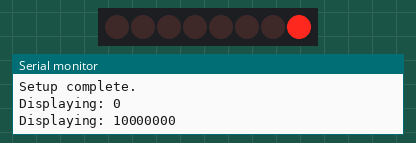
The sketch below on a simulated Arduino Uno, built with avr-gcc and run on an emulated ATmega328P. On the bench: 8 shift-register outputs drawn as a row of LEDs (first output left, lit = HIGH), the last lines printed to the serial monitor. Wiring (inferred from the names in the program): shift register (74HC595): data pin 5; shift clock pin 3; latch pin 4. Wiring (inferred from the signals the program sends): row of LEDs: on Q0, Q1, Q2, Q3, Q4, Q5, Q6, Q7.

Above: at 0.6 s.
At 5.1 s:
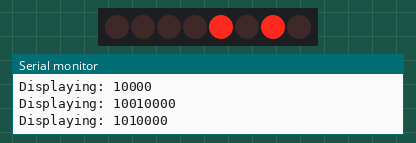
At 10.1 s:
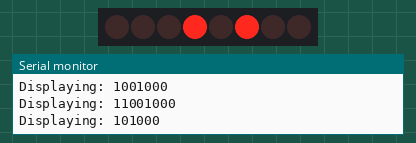
At 19.6 s:
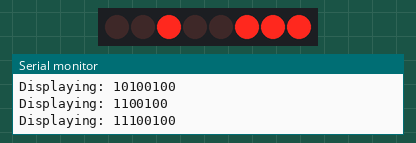
At 29.1 s:
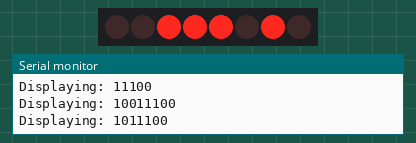
At 39.1 s:
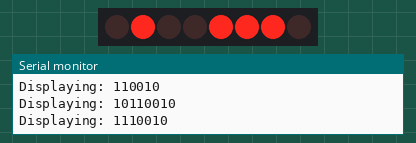
Timing chart, 0 to 40.0 s (numbered marks = the images above):
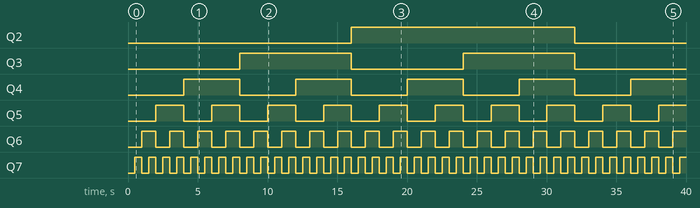

The sketch:

001.ino
```cpp
#define P_SERIAL 5   // Pin connected to DS of 74HC595 (data)
#define P_LATCH  4   // Pin connected to ST_CP of 74HC595 (latch)
#define P_CLOCK  3   // Pin connected to SH_CP of 74HC595 (clock)

void setup() {
  // Set pin modes for the shift register
  pinMode(P_SERIAL, OUTPUT);
  pinMode(P_LATCH, OUTPUT);
  pinMode(P_CLOCK, OUTPUT);

  // Initialize serial communication for debugging
  Serial.begin(9600);
  Serial.println("Setup complete.");
}
void loop() {
  // Count from 0 to 15 (for 16 LEDs)
  for (int numberToDisplay = 0; numberToDisplay < 256; numberToDisplay++) {
    // Reverse bits
    uint8_t reversed = 0;
    for (int i = 0; i < 8; i++) {
      reversed |= ((numberToDisplay >> i) & 1) << (7 - i);
    }

    // Take the latchPin low so the LEDs don't change while you're sending in bits
    digitalWrite(P_LATCH, LOW);

    // Shift out the reversed bits
    shiftOut(P_SERIAL, P_CLOCK, MSBFIRST, reversed);

    // Take the latch pin high so the LEDs will light up
    digitalWrite(P_LATCH, HIGH);

    // Print which LEDs are on
    Serial.print("Displaying: ");
    Serial.println(reversed, BIN); // Print the number in binary

    // Pause before the next value
    delay(500);
  }
}
```

Measured:
- by itself, Q2: LOW → HIGH at 16.0 s, → LOW 16.0 s later
- by itself, Q3: alternates HIGH for 8.0 s and LOW for 8.0 s
- by itself, Q4: alternates HIGH for 4.0 s and LOW for 4.0 s
- by itself, Q5: alternates HIGH for 2.0 s and LOW for 2.0 s
- by itself, Q6: alternates HIGH for 1.0 s and LOW for 1.0 s
- by itself, Q7: alternates HIGH for 0.50 s and LOW for 0.50 s
